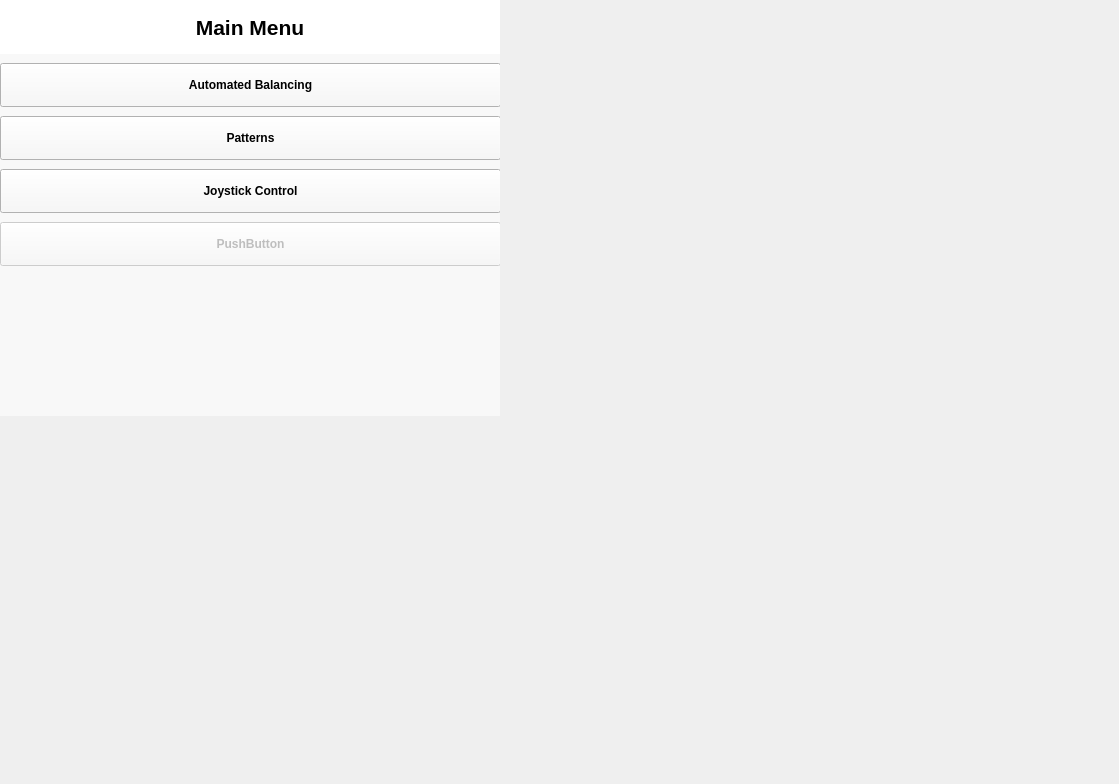
<?xml version="1.0" encoding="UTF-8"?>
<ui version="4.0">
 <class>MainWindow</class>
 <widget class="QMainWindow" name="MainWindow">
  <property name="geometry">
   <rect>
    <x>0</x>
    <y>0</y>
    <width>1119</width>
    <height>784</height>
   </rect>
  </property>
  <property name="font">
   <font>
    <weight>75</weight>
    <bold>true</bold>
   </font>
  </property>
  <property name="contextMenuPolicy">
   <enum>Qt::NoContextMenu</enum>
  </property>
  <property name="windowTitle">
   <string>MainWindow</string>
  </property>
  <property name="unifiedTitleAndToolBarOnMac">
   <bool>false</bool>
  </property>
  <widget class="QWidget" name="centralwidget">
   <widget class="QWidget" name="widget" native="true">
    <property name="geometry">
     <rect>
      <x>0</x>
      <y>0</y>
      <width>500</width>
      <height>416</height>
     </rect>
    </property>
    <property name="sizePolicy">
     <sizepolicy hsizetype="Fixed" vsizetype="Fixed">
      <horstretch>0</horstretch>
      <verstretch>0</verstretch>
     </sizepolicy>
    </property>
    <property name="minimumSize">
     <size>
      <width>500</width>
      <height>416</height>
     </size>
    </property>
    <property name="maximumSize">
     <size>
      <width>500</width>
      <height>416</height>
     </size>
    </property>
    <property name="palette">
     <palette>
      <active>
       <colorrole role="Button">
        <brush brushstyle="SolidPattern">
         <color alpha="255">
          <red>248</red>
          <green>248</green>
          <blue>248</blue>
         </color>
        </brush>
       </colorrole>
       <colorrole role="Base">
        <brush brushstyle="SolidPattern">
         <color alpha="255">
          <red>248</red>
          <green>248</green>
          <blue>248</blue>
         </color>
        </brush>
       </colorrole>
       <colorrole role="Window">
        <brush brushstyle="SolidPattern">
         <color alpha="255">
          <red>248</red>
          <green>248</green>
          <blue>248</blue>
         </color>
        </brush>
       </colorrole>
      </active>
      <inactive>
       <colorrole role="Button">
        <brush brushstyle="SolidPattern">
         <color alpha="255">
          <red>248</red>
          <green>248</green>
          <blue>248</blue>
         </color>
        </brush>
       </colorrole>
       <colorrole role="Base">
        <brush brushstyle="SolidPattern">
         <color alpha="255">
          <red>248</red>
          <green>248</green>
          <blue>248</blue>
         </color>
        </brush>
       </colorrole>
       <colorrole role="Window">
        <brush brushstyle="SolidPattern">
         <color alpha="255">
          <red>248</red>
          <green>248</green>
          <blue>248</blue>
         </color>
        </brush>
       </colorrole>
      </inactive>
      <disabled>
       <colorrole role="Button">
        <brush brushstyle="SolidPattern">
         <color alpha="255">
          <red>248</red>
          <green>248</green>
          <blue>248</blue>
         </color>
        </brush>
       </colorrole>
       <colorrole role="Base">
        <brush brushstyle="SolidPattern">
         <color alpha="255">
          <red>248</red>
          <green>248</green>
          <blue>248</blue>
         </color>
        </brush>
       </colorrole>
       <colorrole role="Window">
        <brush brushstyle="SolidPattern">
         <color alpha="255">
          <red>248</red>
          <green>248</green>
          <blue>248</blue>
         </color>
        </brush>
       </colorrole>
      </disabled>
     </palette>
    </property>
    <property name="styleSheet">
     <string notr="true">background-color: rgb(248, 248, 248);</string>
    </property>
    <widget class="QWidget" name="PanelHeader" native="true">
     <property name="geometry">
      <rect>
       <x>0</x>
       <y>0</y>
       <width>500</width>
       <height>54</height>
      </rect>
     </property>
     <property name="sizePolicy">
      <sizepolicy hsizetype="Fixed" vsizetype="Fixed">
       <horstretch>0</horstretch>
       <verstretch>0</verstretch>
      </sizepolicy>
     </property>
     <property name="styleSheet">
      <string notr="true">background-color: rgb(255, 255, 255);</string>
     </property>
     <layout class="QGridLayout" name="gridLayout">
      <item row="0" column="0">
       <widget class="QLabel" name="label">
        <property name="font">
         <font>
          <family>Arial</family>
          <pointsize>16</pointsize>
          <weight>75</weight>
          <bold>true</bold>
          <kerning>false</kerning>
         </font>
        </property>
        <property name="text">
         <string>Main Menu</string>
        </property>
        <property name="alignment">
         <set>Qt::AlignCenter</set>
        </property>
       </widget>
      </item>
     </layout>
    </widget>
    <widget class="QWidget" name="verticalLayoutWidget">
     <property name="geometry">
      <rect>
       <x>0</x>
       <y>60</y>
       <width>501</width>
       <height>211</height>
      </rect>
     </property>
     <layout class="QVBoxLayout" name="verticalLayout">
      <item>
       <widget class="QPushButton" name="pushButton">
        <property name="minimumSize">
         <size>
          <width>0</width>
          <height>44</height>
         </size>
        </property>
        <property name="text">
         <string>Automated Balancing</string>
        </property>
       </widget>
      </item>
      <item>
       <widget class="QPushButton" name="pushButton_3">
        <property name="minimumSize">
         <size>
          <width>0</width>
          <height>44</height>
         </size>
        </property>
        <property name="text">
         <string>Patterns</string>
        </property>
       </widget>
      </item>
      <item>
       <widget class="QPushButton" name="pushButton_4">
        <property name="minimumSize">
         <size>
          <width>0</width>
          <height>44</height>
         </size>
        </property>
        <property name="text">
         <string>Joystick Control</string>
        </property>
       </widget>
      </item>
      <item>
       <widget class="QPushButton" name="pushButton_2">
        <property name="enabled">
         <bool>false</bool>
        </property>
        <property name="minimumSize">
         <size>
          <width>0</width>
          <height>44</height>
         </size>
        </property>
        <property name="text">
         <string>PushButton</string>
        </property>
        <property name="flat">
         <bool>false</bool>
        </property>
       </widget>
      </item>
     </layout>
    </widget>
   </widget>
  </widget>
 </widget>
 <resources/>
 <connections/>
</ui>
